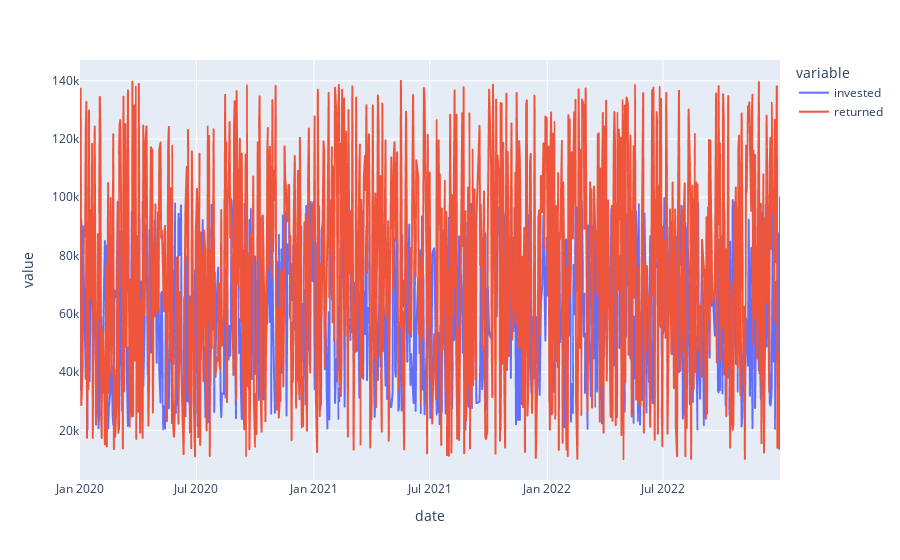

Notebook cell for this chart:
### Code cell
px.line(df, x='date', y=['invested', 'returned'])
# observando a série temporal dos valores investidos e retornados

# por conta de nossa base de dados randômica, a visualização acaba não
# sendo muito efetiva por não condizer com condições normais da realidade

### Figure 1 — Plotly figure (JSON) as saved in the notebook; plotly's stock layout.template omitted (floating-point values rounded to 4 significant figures; data arrays with more than 128 entries replaced by an {"elided": "..."} marker saying what was removed)
{"data": [{"hovertemplate": "variable=invested<br>date=%{x}<br>value=%{y}<extra></extra>", "legendgroup": "invested", "line": {"color": "#636efa", "dash": "solid"}, "marker": {"symbol": "circle"}, "mode": "lines", "name": "invested", "showlegend": true, "type": "scattergl", "x": {"elided": "902 str values"}, "xaxis": "x", "y": {"elided": "902 int values"}, "yaxis": "y"}, {"hovertemplate": "variable=returned<br>date=%{x}<br>value=%{y}<extra></extra>", "legendgroup": "returned", "line": {"color": "#EF553B", "dash": "solid"}, "marker": {"symbol": "circle"}, "mode": "lines", "name": "returned", "showlegend": true, "type": "scattergl", "x": {"elided": "902 str values"}, "xaxis": "x", "y": {"elided": "902 int values"}, "yaxis": "y"}], "layout": {"legend": {"title": {"text": "variable"}, "tracegroupgap": 0}, "margin": {"t": 60}, "xaxis": {"anchor": "y", "domain": [0, 1], "title": {"text": "date"}}, "yaxis": {"anchor": "x", "domain": [0, 1], "title": {"text": "value"}}}}
